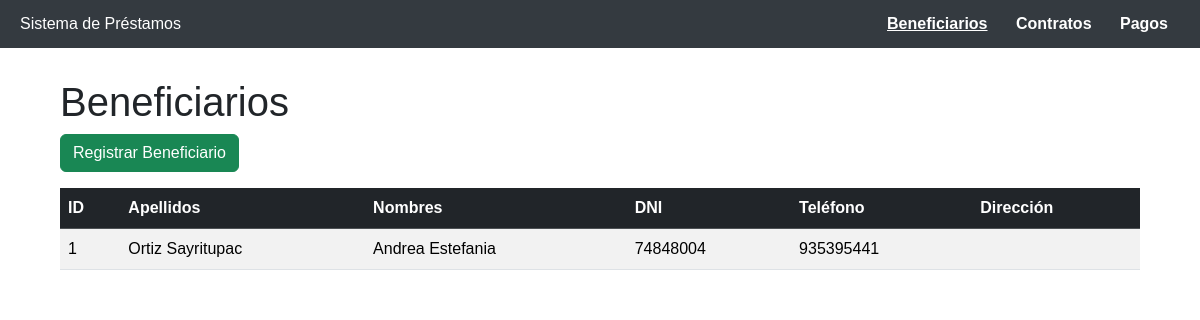
The page /public/views/beneficiarios/index.php on the database its author committed.
### tables this page shows
CREATE TABLE beneficiarios
(
	idbeneficiario		INT AUTO_INCREMENT PRIMARY KEY,
    apellidos			VARCHAR(50)		NOT NULL,
    nombres				VARCHAR(50)		NOT NULL,
    dni					CHAR(8)			NOT NULL,
    telefono			CHAR(9)			NOT NULL,
    direccion			VARCHAR(90)		null,
    creado				DATETIME		NOT NULL DEFAULT NOW(),
    modificado			DATETIME		NULL,
    CONSTRAINT uk_dni_ben	UNIQUE (dni)
);

### app/models/Beneficiario.php (called while the page is built, shortened)
<?php
require_once __DIR__ . '/../config/conexion.php';
class Beneficiario {
    private $conn;
    private $table = 'beneficiarios';
    public function __construct(){
        $database = new Database();
        $this->conn = $database->getConnection();
    }
    public function getAll(){
        $query = "SELECT idbeneficiario, apellidos, nombres, dni, telefono, direccion FROM " . $this->table . " ORDER BY apellidos ASC";
        $stmt = $this->conn->prepare($query);
        $stmt->execute();
        return $stmt;
    }
}
?>

### app/config/conexion.php (called while the page is built, shortened)
<?php
class Database {
    private $host = 'localhost';
    private $db_name = 'prestamos';
    private $username = 'root';
    private $password = '';
    public function getConnection(){
        $this->conn = null;
        try{
            $this->conn = new PDO("mysql:host={$this->host};dbname={$this->db_name}",
                                  $this->username, $this->password);
            $this->conn->exec("set names utf8");
        }catch(PDOException $exception){
            echo "Error de conexión: " . $exception->getMessage();
        }
        return $this->conn;
    }
}
?>

### app/controllers/BeneficiarioController.php (called while the page is built, shortened)
<?php
require_once __DIR__ . '/../models/Beneficiario.php';
require_once __DIR__ . '/../config/conexion.php';
class BeneficiarioController {
    private $beneficiario;
    public function __construct(){
        $this->beneficiario = new Beneficiario();
    }
    public function index() {
        $stmt = $this->beneficiario->getAll();
        $beneficiarios = $stmt->fetchAll(PDO::FETCH_ASSOC);
        return $beneficiarios;
    }
}
?>

### public/views/beneficiarios/index.php (the view, shortened to what this page needs)
<?php
require_once '../../../app/controllers/BeneficiarioController.php';
$controller = new BeneficiarioController();
$beneficiarios = $controller->index();
?>
<h1>Beneficiarios</h1>
<button type="button" class="btn btn-success mb-3" data-bs-toggle="modal" data-bs-target="#modalRegistro">
    Registrar Beneficiario
</button>
<table class="table table-striped">
    <thead class="table-dark">
        <tr>
            <th>ID</th>
            <th>Apellidos</th>
            <th>Nombres</th>
            <th>DNI</th>
            <th>Teléfono</th>
            <th>Dirección</th>
        </tr>
    </thead>
    <tbody>
        <?php if (!empty($beneficiarios)): ?>
            <?php foreach ($beneficiarios as $b): ?>
                <tr>
                    <td><?= htmlspecialchars($b['idbeneficiario']) ?></td>
                    <td><?= htmlspecialchars($b['apellidos']) ?></td>
                    <td><?= htmlspecialchars($b['nombres']) ?></td>
                    <td><?= htmlspecialchars($b['dni']) ?></td>
                    <td><?= htmlspecialchars($b['telefono']) ?></td>
                    <td><?= htmlspecialchars($b['direccion'] ?? '') ?></td>
                </tr>
            <?php endforeach; ?>
        <?php else: ?>
            <tr><td colspan="6" class="text-center">No hay beneficiarios registrados</td></tr>
        <?php endif; ?>
    </tbody>
</table>
<?php
require '../../../dashboard.php';
?>

### dashboard.php (style rules this page uses)
body { margin: 0; font-family: Arial, sans-serif; }

### rows shown on the page
beneficiarios: idbeneficiario "1", apellidos "Ortiz Sayritupac", nombres "Andrea Estefania", dni "74848004", telefono "935395441"
